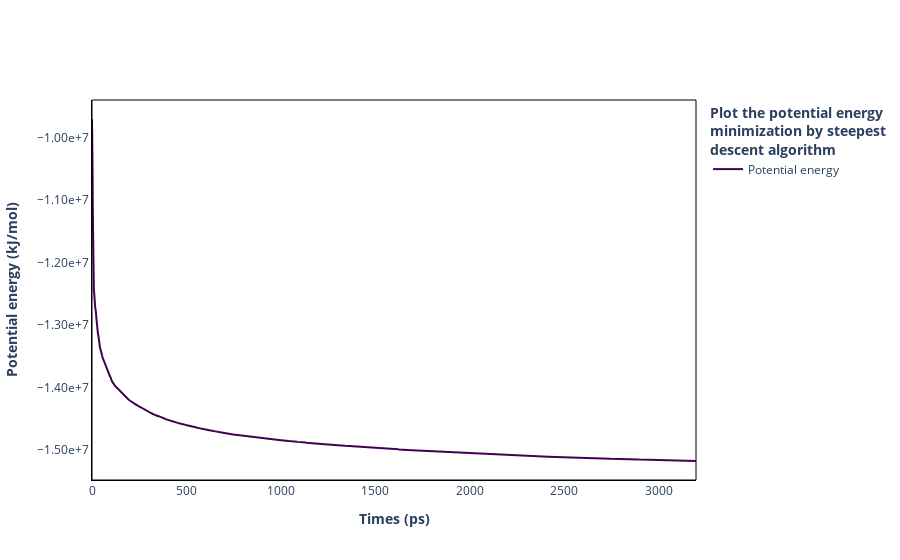

Notebook code cell kept with this figure:
### Code cell
# =============
#
# PLOTLY FIGURE
#
# =============

plot_res = go.Figure()

viridis = cm.get_cmap('viridis', 1)

plot_res.add_trace(go.Line(
    x=x,
    y=y,
    name="Potential energy",
    line=dict(color=colors.rgb2hex(viridis(0)))
))

plot_res.add_shape(
    # Rectangle with reference to the plot
    type="rect",
    xref="paper",
    yref="paper",
    x0=0,
    y0=0,
    x1=1.0,
    y1=1.0,
    line=dict(
        color="black",
        width=1,
    )
)

plot_res["data"][0]["showlegend"]=True

plot_res.update_layout(
    plot_bgcolor='white',
    xaxis_title="<b>Times (ps)</b>",
    yaxis_title="<b>Potential energy (kJ/mol)</b>",
    legend_title="<b>Plot the potential energy<br />minimization by steepest<br />descent algorithm</b>",
)

plot_res.update_xaxes(showline=True, linewidth=1, linecolor="black")
plot_res.update_yaxes(showline=True, linewidth=1, linecolor="black", tickformat= ".2e")

plot_res.write_html(
    "STEEP.html",
    full_html=False,
    include_plotlyjs=True
)

plot_res.show()

### Figure 1 — Plotly figure (JSON) as saved in the notebook; plotly's stock layout.template omitted (floating-point values rounded to 4 significant figures; data arrays with more than 128 entries replaced by an {"elided": "..."} marker saying what was removed)
{"data": [{"line": {"color": "#440154"}, "name": "Potential energy", "showlegend": true, "type": "scatter", "x": {"elided": "2533 int values"}, "y": {"elided": "2533 int values"}}], "layout": {"legend": {"title": {"text": "<b>Plot the potential energy<br />minimization by steepest<br />descent algorithm</b>"}}, "plot_bgcolor": "white", "shapes": [{"line": {"color": "black", "width": 1}, "type": "rect", "x0": 0, "x1": 1, "xref": "paper", "y0": 0, "y1": 1, "yref": "paper"}], "xaxis": {"linecolor": "black", "linewidth": 1, "showline": true, "title": {"text": "<b>Times (ps)</b>"}}, "yaxis": {"linecolor": "black", "linewidth": 1, "showline": true, "tickformat": ".2e", "title": {"text": "<b>Potential energy (kJ/mol)</b>"}}}}
